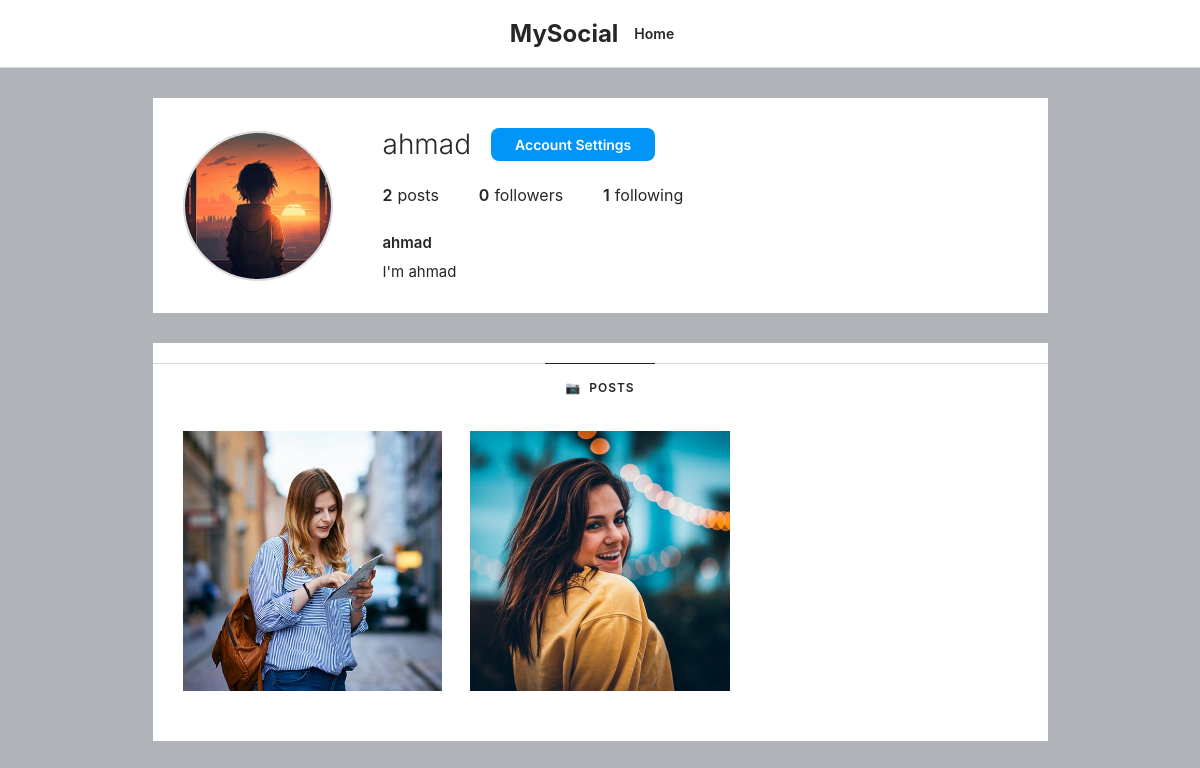
/profile/ahmad (signed in), run on the app's committed database.
### core/models.py (models this page shows, shortened)
class Profile(models.Model):
    user = models.ForeignKey(User, on_delete=models.CASCADE)
    id_user = models.IntegerField()
    bio = models.TextField(blank=True, max_length=250)
    profileimg = models.ImageField(
        upload_to="profile_images", default="blank-profile-picture.png"
    )
    location = models.CharField(max_length=100, blank=True)

class Post(models.Model):
    id = models.UUIDField(primary_key=True, default=uuid.uuid4)
    user = models.CharField(max_length=100)
    image = models.ImageField(upload_to="post_images")
    caption = models.TextField()
    created_at = models.DateTimeField(default=datetime.now)
    no_of_likes = models.IntegerField(default=0)

### core/views.py (the view)
# urls.py: path("profile/<str:pk>", views.profile, name="profile"),
@login_required(login_url="signin")
def profile(request, pk):
    user_object = User.objects.get(username=pk)
    user_profile = Profile.objects.get(user=user_object)
    user_posts = Post.objects.filter(user=pk)
    user_post_length = len(user_posts)
    user_following = FollowersCount.objects.filter(
        follower=request.user.username, user=user_object.username
    ).exists()
    user_followers_count = len(FollowersCount.objects.filter(user=pk))
    user_following_count = len(FollowersCount.objects.filter(follower=pk))
    context = {
        "user_object": user_object,
        "user_profile": user_profile,
        "user_posts": user_posts,
        "user_post_length": user_post_length,
        "user_following": user_following,
        "user_followers_count": user_followers_count,
        "user_following_count": user_following_count,
    }
    return render(request, "profile.html", context)

### templates/profile.html (shortened to what this page needs)
{% load static %}
<!DOCTYPE html>
<html lang="en">
<head>
    <link rel="stylesheet" href="{% static 'css/main.min.css' %}">
    <link rel="stylesheet" href="{% static 'css/style.css' %}">
    <link rel="stylesheet" href="{% static 'css/color.css' %}">
    <link rel="stylesheet" href="{% static 'css/responsive.css' %}">
</head>
<body>
    <nav class="navbar">
        <div class="navbar-container">
            <a href="/" class="navbar-logo">MySocial</a>
            <div class="nav-links">
                <a href="/" class="nav-link">Home</a>
            </div>
        </div>
    </nav>
    <div class="profile-container">
        <div class="profile-header">
            <div class="profile-picture">
                <img src="{{user_profile.profileimg.url}}" alt="{{user_object.username}}">
            </div>
            <div class="profile-info">
                <div class="profile-username-row">
                    <h1 class="profile-username">{{user_object.username}}</h1>
                    {% if user_object.username == user.username %}
                        <a href="/settings">
                            <button class="follow-btn" type="button">Account Settings</button>
                        </a>
                    {% endif %}
                </div>
                <div class="profile-stats">
                    <div class="stat-item">
                        {% if user_post_length == 0 %}
                            <span class="stat-count">0</span>
                        {% else %}
                            <span class="stat-count">{{user_post_length}}</span>
                        {% endif %}
                        <span class="stat-label">posts</span>
                    </div>
                    <div class="stat-item">
                        <span class="stat-count">{{user_followers_count}}</span>
                        <span class="stat-label">followers</span>
                    </div>
                    <div class="stat-item">
                        <span class="stat-count">{{user_following_count}}</span>
                        <span class="stat-label">following</span>
                    </div>
                </div>
                <div class="profile-bio">
                    <div class="profile-fullname">{{user_object.username}}</div>
                    <div class="profile-bio-text">{{user_profile.bio}}</div>
                </div>
            </div>
        </div>
        <div class="posts-section">
            <div class="posts-header">
                <div class="posts-tab">
                    <span>📷</span>
                    <span>Posts</span>
                </div>
            </div>
            {% if user_post_length == 0 %}
                <div class="no-posts">
                    <div class="no-posts-icon">📷</div>
                    <div class="no-posts-text">No Posts Yet</div>
                    <div class="no-posts-subtext">When {{user_object.username}} posts, they'll appear here.</div>
                </div>
            {% else %}
                <div class="posts-grid">
                    {% for post in user_posts %}
                    <div class="post-item">
                        <a href="{{post.image.url}}" target="_blank">
                            <img src="{{post.image.url}}" alt="Post by {{user_object.username}}">
                        </a>
                    </div>
                    {% endfor %}
                </div>
            {% endif %}
        </div>
    </div>
</body>
</html>

### static/css/style.css (style rules this page uses)
body { background-color: #B0B3B8!important; }
button { vertical-align: middle; }
::placeholder { color: #808080; opacity: 1; }
button { border: none; margin: 0; padding: 0; width: auto; overflow: visible; background: transparent; color: inherit; font: inherit; line-height: normal; cursor: pointer; }
a { color: #be185d; -webkit-transition: 0.3s; transition: 0.3s; outline: none !important; }
button { outline: none !important; }
img { max-width: 100%; }
body { color: #666; font-size: 15px; line-height: 27px; background-color: #f0f2f5; font-family: "Inter", sans-serif; text-transform: none; }
h1, h2, h3, h4, h5, h6 { font-family: "Inter", sans-serif; text-transform: none; }
button, body .pac-container { font-family: "Inter", sans-serif; text-transform: none; }
h1, h2, h3, h4, h5, h6 { color: #333; font-weight: 500; margin: 0; padding: 0; }
h1 { font-size: 32px; }

### templates/profile.html (style rules this page uses)
* { margin: 0; padding: 0; box-sizing: border-box; }
body { font-family: -apple-system, BlinkMacSystemFont, "Segoe UI", Roboto, Helvetica, Arial, sans-serif; background-color: #fafafa; color: #262626; }
.navbar { background-color: #fff; border-bottom: 1px solid #dbdbdb; padding: 12px 0; position: sticky; top: 0; z-index: 100; }
.navbar-container { max-width: 975px; margin: 0 auto; padding: 0 20px; display: flex; justify-content: space-between; align-items: center; }
.navbar-logo { font-size: 24px; font-weight: bold; color: #262626; text-decoration: none; }
.nav-links { display: flex; gap: 20px; align-items: center; }
.nav-link { color: #262626; text-decoration: none; font-size: 14px; font-weight: 600; padding: 8px 16px; border-radius: 4px; transition: background-color 0.2s; }
.profile-container { max-width: 935px; margin: 30px auto; padding: 0 20px; }
.profile-header { background-color: #fff; padding: 30px; margin-bottom: 30px; display: flex; gap: 50px; align-items: center; }
.profile-picture { flex-shrink: 0; }
.profile-picture img { width: 150px; height: 150px; border-radius: 50%; object-fit: cover; border: 2px solid #dbdbdb; }
.profile-info { flex: 1; }
.profile-username-row { display: flex; align-items: center; gap: 20px; margin-bottom: 20px; }
.profile-username { font-size: 28px; font-weight: 300; color: #262626; }
.follow-btn { background-color: #0095f6; color: white; border: none; padding: 8px 24px; border-radius: 8px; font-size: 14px; font-weight: 600; cursor: pointer; transition: background-color 0.2s; }
.profile-stats { display: flex; gap: 40px; margin-bottom: 20px; }
.stat-item { display: flex; gap: 5px; font-size: 16px; }
.stat-count { font-weight: 600; color: #262626; }
.stat-label { color: #262626; }
.profile-bio { max-width: 500px; }
.profile-fullname { font-weight: 600; margin-bottom: 5px; color: #262626; }
.profile-bio-text { line-height: 1.5; color: #262626; white-space: pre-wrap; }
.posts-section { background-color: #fff; padding: 20px 0; }
.posts-header { display: flex; justify-content: center; border-top: 1px solid #dbdbdb; padding-top: 15px; margin-bottom: 20px; }
.posts-tab { display: flex; align-items: center; gap: 8px; padding: 10px 20px; font-size: 12px; font-weight: 600; color: #262626; text-transform: uppercase; letter-spacing: 1px; border-top: 1px solid #262626; margin-top: -16px; cursor: pointer; }
.posts-grid { display: grid; grid-template-columns: repeat(3, 1fr); gap: 28px; padding: 0 30px 30px; }
.post-item { position: relative; padding-bottom: 100%; overflow: hidden; cursor: pointer; background-color: #f0f0f0; }
.post-item img { position: absolute; top: 0; left: 0; width: 100%; height: 100%; object-fit: cover; transition: transform 0.2s; }

### data on the page
Profile: profileimg (picture), bio "I'm ahmad"
Post: image (picture)
Post: image (picture)

### other printed values
{{ user_object.username }} "ahmad"
{{ user_post_length }} "2"
{{ user_followers_count }} "0"
{{ user_following_count }} "1"
